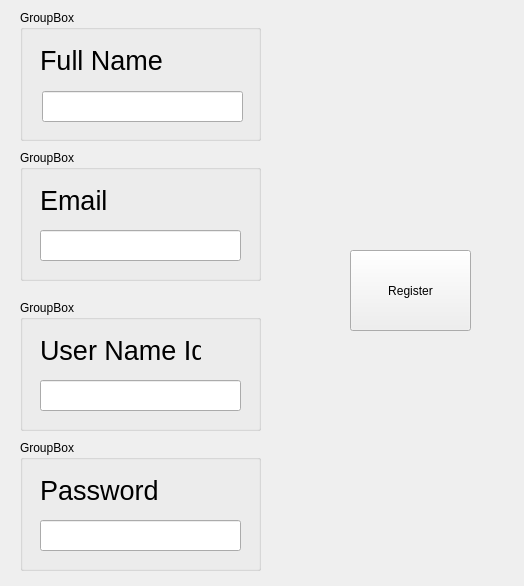
<?xml version="1.0" encoding="UTF-8"?>
<ui version="4.0">
 <class>Form_reg</class>
 <widget class="QWidget" name="Form_reg">
  <property name="geometry">
   <rect>
    <x>0</x>
    <y>0</y>
    <width>524</width>
    <height>586</height>
   </rect>
  </property>
  <property name="windowTitle">
   <string>Form</string>
  </property>
  <widget class="QLabel" name="label_3">
   <property name="geometry">
    <rect>
     <x>94</x>
     <y>200</y>
     <width>71</width>
     <height>20</height>
    </rect>
   </property>
   <property name="text">
    <string/>
   </property>
  </widget>
  <widget class="QPushButton" name="save">
   <property name="geometry">
    <rect>
     <x>350</x>
     <y>250</y>
     <width>121</width>
     <height>81</height>
    </rect>
   </property>
   <property name="text">
    <string>Register</string>
   </property>
  </widget>
  <widget class="QGroupBox" name="groupBox">
   <property name="geometry">
    <rect>
     <x>20</x>
     <y>10</y>
     <width>241</width>
     <height>131</height>
    </rect>
   </property>
   <property name="title">
    <string>GroupBox</string>
   </property>
   <widget class="QLabel" name="label">
    <property name="geometry">
     <rect>
      <x>20</x>
      <y>30</y>
      <width>161</width>
      <height>41</height>
     </rect>
    </property>
    <property name="font">
     <font>
      <pointsize>20</pointsize>
     </font>
    </property>
    <property name="text">
     <string>Full Name</string>
    </property>
   </widget>
   <widget class="QLineEdit" name="fullname">
    <property name="geometry">
     <rect>
      <x>22</x>
      <y>81</y>
      <width>201</width>
      <height>31</height>
     </rect>
    </property>
    <property name="text">
     <string/>
    </property>
   </widget>
  </widget>
  <widget class="QGroupBox" name="groupBox_2">
   <property name="geometry">
    <rect>
     <x>20</x>
     <y>150</y>
     <width>241</width>
     <height>131</height>
    </rect>
   </property>
   <property name="title">
    <string>GroupBox</string>
   </property>
   <widget class="QLabel" name="label_2">
    <property name="geometry">
     <rect>
      <x>20</x>
      <y>30</y>
      <width>161</width>
      <height>41</height>
     </rect>
    </property>
    <property name="font">
     <font>
      <pointsize>20</pointsize>
     </font>
    </property>
    <property name="text">
     <string>Email</string>
    </property>
   </widget>
   <widget class="QLineEdit" name="email">
    <property name="geometry">
     <rect>
      <x>20</x>
      <y>80</y>
      <width>201</width>
      <height>31</height>
     </rect>
    </property>
   </widget>
  </widget>
  <widget class="QGroupBox" name="groupBox_4">
   <property name="geometry">
    <rect>
     <x>20</x>
     <y>300</y>
     <width>241</width>
     <height>131</height>
    </rect>
   </property>
   <property name="title">
    <string>GroupBox</string>
   </property>
   <widget class="QLabel" name="label_5">
    <property name="geometry">
     <rect>
      <x>20</x>
      <y>30</y>
      <width>161</width>
      <height>41</height>
     </rect>
    </property>
    <property name="font">
     <font>
      <pointsize>20</pointsize>
     </font>
    </property>
    <property name="text">
     <string>User Name Id</string>
    </property>
   </widget>
   <widget class="QLineEdit" name="username">
    <property name="geometry">
     <rect>
      <x>20</x>
      <y>80</y>
      <width>201</width>
      <height>31</height>
     </rect>
    </property>
   </widget>
  </widget>
  <widget class="QGroupBox" name="groupBox_3">
   <property name="geometry">
    <rect>
     <x>20</x>
     <y>440</y>
     <width>241</width>
     <height>131</height>
    </rect>
   </property>
   <property name="title">
    <string>GroupBox</string>
   </property>
   <widget class="QLabel" name="label_4">
    <property name="geometry">
     <rect>
      <x>20</x>
      <y>30</y>
      <width>161</width>
      <height>41</height>
     </rect>
    </property>
    <property name="font">
     <font>
      <pointsize>20</pointsize>
     </font>
    </property>
    <property name="text">
     <string>Password</string>
    </property>
   </widget>
   <widget class="QLineEdit" name="password">
    <property name="geometry">
     <rect>
      <x>20</x>
      <y>80</y>
      <width>201</width>
      <height>31</height>
     </rect>
    </property>
   </widget>
  </widget>
 </widget>
 <resources/>
 <connections/>
</ui>
